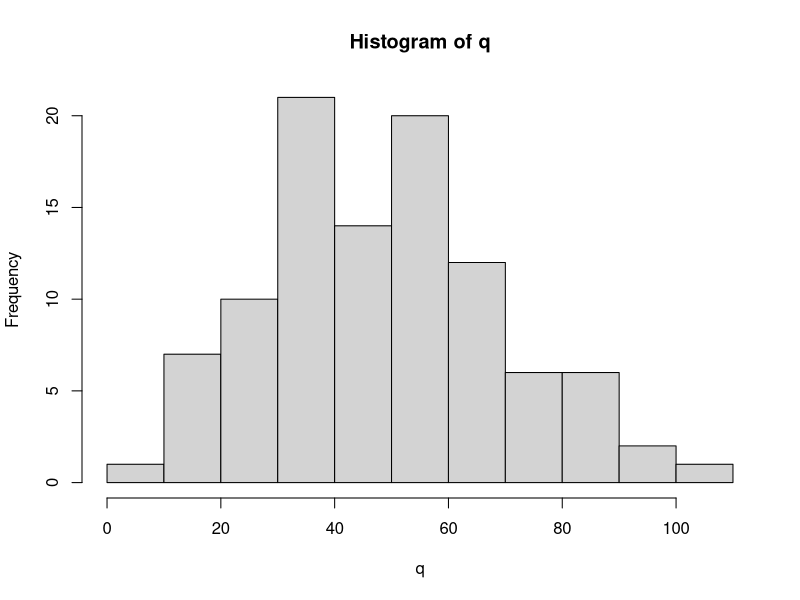
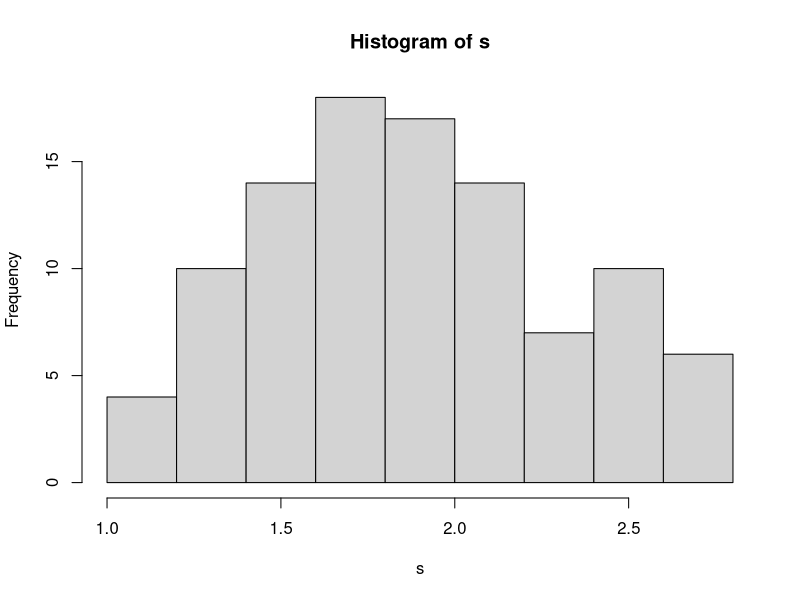

Write the R code that produced these figures, in order.
## ---- chunk 1
# Defining q (specificity distribution)
set.seed(30) # arbitrary constant so I can reproduce these initial analyses.
forest_size = 100
mean_specificity = 50
sd_specificity = 20

q = round(rnorm(forest_size, mean = mean_specificity, sd = sd_specificity)) # rounding to keep it integral

for (i in 1:length(q)) {
  if (q[i] < 0) {
    newvalue = round(rnorm(1, mean = mean_specificity, sd = sd_specificity))
    if (newvalue < 0 ) {
    newvalue = newvalue * -1 # coerce positive
    } 
    q[i] = newvalue
  } 
}

hist(q)

## ---- chunk 2
# Defining s (benefit distribution)

mean_benefit_factor = 2 # let's say that plants with fungi generally grow twice as big as plants without
sd_benefit_factor = mean_benefit_factor*.2 # just a guess that most plants get within +/- 20% of the mean benefit

s = rnorm(forest_size, mean = mean_benefit_factor, sd = sd_benefit_factor)

hist(s)

## ---- chunk 3
portfolios = list(length(q))

for (i in 1:length(q)) {
  draw = round(runif(q[i], min = 1, max = length(s)))
  t = s[draw]
  portfolios[[i]] = t
}
## ---- chunk 4
mean_portfolio_values = numeric(length(q))
for (i in 1:length(portfolios)) {
  mean_portfolio_values[i] = mean(portfolios[[i]])
}
average_benefit = mean(mean_portfolio_values)

dead = numeric(length(q))
for (i in 1:length(mean_portfolio_values)) {
  if (mean_portfolio_values[i] < average_benefit) {
    dead[i] = 1
  }
}

# doesn't work:
# survivors = q[-dead]
# length(survivors)
#gaaah why can't I remember how to subset like this?

# whatever, I can do it in a data frame
mysub = data.frame(q, dead)
mysub = subset(mysub, dead != 1)

# Let's let the trees clone themselves to bring the population size back up. I'll need to make this more intelligent later on.

numberreps = ceiling(forest_size/nrow(mysub))
newpop = mysub[rep(seq_len(nrow(mysub)), numberreps), ]
newpop = newpop[1:forest_size,] # arbitrarily take first hundred entries

portfolios = list(nrow(newpop))

for (i in 1:length(newpop$q)) {
  draw = round(runif(newpop$q[i], min = 1, max = length(s)))
  t = s[draw]
  portfolios[[i]] = t
}

# mean_portfolio_values = numeric(length(newpop$q))
for (i in 1:length(portfolios)) {
  mean_portfolio_values[i] = mean(portfolios[[i]])
}
average_benefit = mean(mean_portfolio_values)
